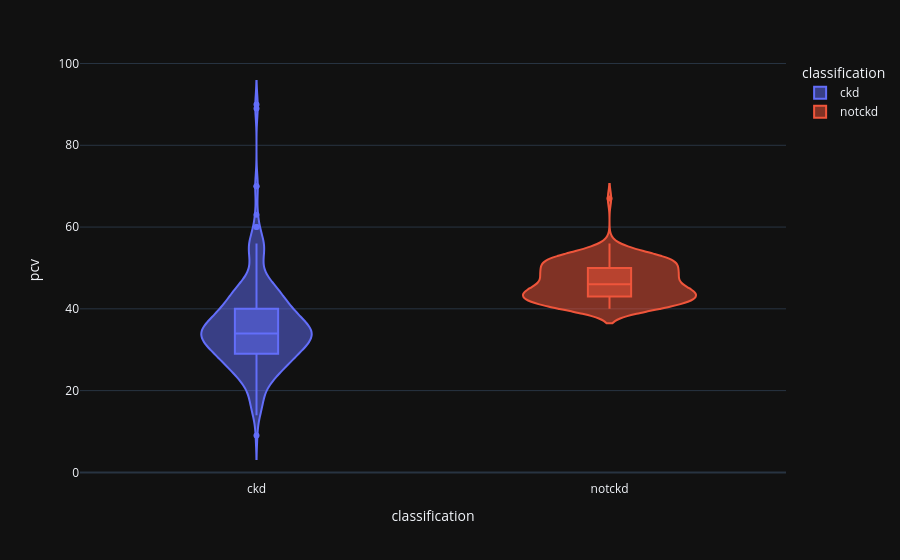

Notebook cell for this chart:
### Code cell
violin('pcv') #'packed_cell_volume

### Figure 1 — Plotly figure (JSON) as saved in the notebook; plotly's stock layout.template omitted (floating-point values rounded to 4 significant figures; data arrays with more than 128 entries replaced by an {"elided": "..."} marker saying what was removed)
{"data": [{"alignmentgroup": "True", "box": {"visible": true}, "hovertemplate": "classification=%{x}<br>pcv=%{y}<extra></extra>", "legendgroup": "ckd", "marker": {"color": "#636efa"}, "name": "ckd", "offsetgroup": "ckd", "orientation": "v", "scalegroup": "True", "showlegend": true, "type": "violin", "x": {"elided": "250 str values"}, "x0": " ", "xaxis": "x", "y": {"elided": "250 int values"}, "y0": " ", "yaxis": "y"}, {"alignmentgroup": "True", "box": {"visible": true}, "hovertemplate": "classification=%{x}<br>pcv=%{y}<extra></extra>", "legendgroup": "notckd", "marker": {"color": "#EF553B"}, "name": "notckd", "offsetgroup": "notckd", "orientation": "v", "scalegroup": "True", "showlegend": true, "type": "violin", "x": {"elided": "150 str values"}, "x0": " ", "xaxis": "x", "y": {"elided": "150 int values"}, "y0": " ", "yaxis": "y"}], "layout": {"autosize": true, "legend": {"title": {"text": "classification"}, "tracegroupgap": 0}, "margin": {"t": 60}, "violinmode": "overlay", "xaxis": {"anchor": "y", "autorange": true, "categoryarray": ["ckd", "notckd"], "categoryorder": "array", "domain": [0, 1], "range": [-0.5, 1.5], "title": {"text": "classification"}, "type": "category"}, "yaxis": {"anchor": "x", "autorange": true, "domain": [0, 1], "range": [-1.86, 100.9], "title": {"text": "pcv"}, "type": "linear"}}}
